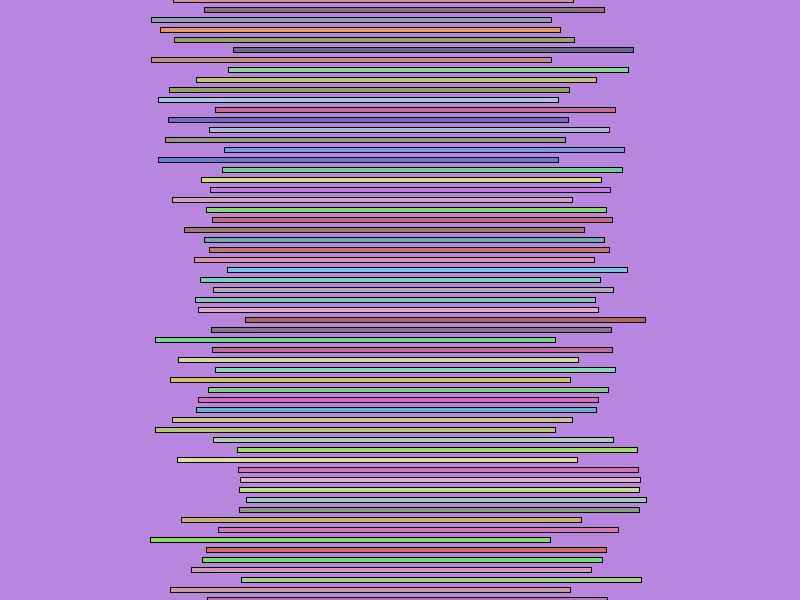
Frame 1 (no input)
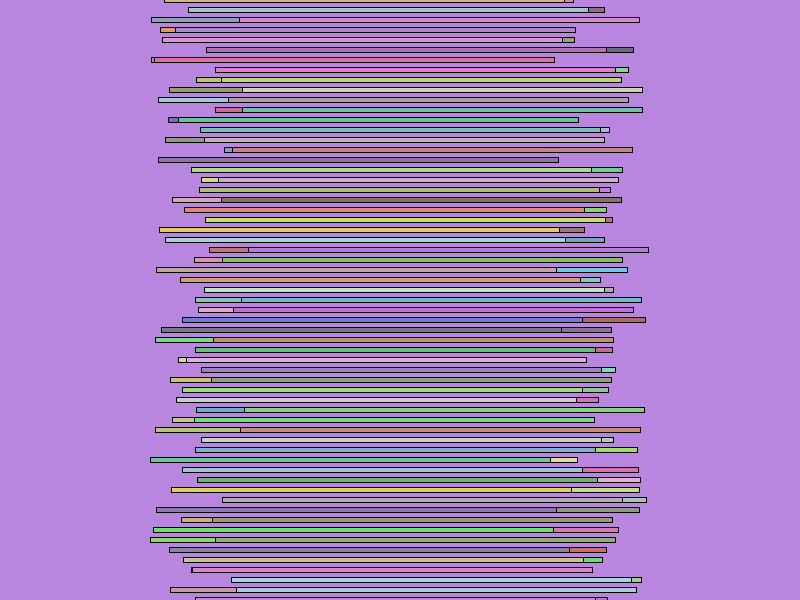
Frame 2 (the mouse pressed at the canvas centre, redrawn once)

The Processing sketch that drew these frames (run headless with seeded random() and noise(); the mouse was pressed at the canvas centre and the sketch redrawn once):

// Processing sketch: processing_143775
// ── processing_143775.pde

// Tap the canvas, and hit some keys!

int avst = 1; // Vertikal avstand
int randomfaktor = 50; // Hvor mange piksler med randomhet
int min = 100; // Minimum random RGB value
int max = 230; // Maximum random RGB value

void setup() {
  size(800, 600);
  background(random(min, max), random(min, max), random(min, max));
  noLoop();
}

void draw() {
  float ant = width/avst;
  for (int i = 0; i<=ant; i+=avst) {
    float randx = random((width/2)-randomfaktor, (width/2)+randomfaktor);
    rectMode(CENTER);
    fill(random(min, max), random(min, max), random(min, max));
    rect(randx, i*10, width/2, 5);
  }
}

void keyPressed() {
  background(random(min, max), random(min, max), random(min, max));
  redraw();

}
